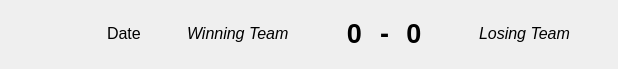
<?xml version="1.0" encoding="UTF-8"?>
<ui version="4.0">
 <class>Form</class>
 <widget class="QWidget" name="Form">
  <property name="geometry">
   <rect>
    <x>0</x>
    <y>0</y>
    <width>618</width>
    <height>67</height>
   </rect>
  </property>
  <property name="windowTitle">
   <string>Form</string>
  </property>
  <property name="autoFillBackground">
   <bool>false</bool>
  </property>
  <layout class="QHBoxLayout" name="horizontalLayout">
   <property name="topMargin">
    <number>8</number>
   </property>
   <property name="rightMargin">
    <number>9</number>
   </property>
   <item>
    <widget class="QWidget" name="picture" native="true">
     <property name="sizePolicy">
      <sizepolicy hsizetype="Expanding" vsizetype="Expanding">
       <horstretch>0</horstretch>
       <verstretch>0</verstretch>
      </sizepolicy>
     </property>
     <property name="minimumSize">
      <size>
       <width>50</width>
       <height>50</height>
      </size>
     </property>
     <property name="maximumSize">
      <size>
       <width>50</width>
       <height>50</height>
      </size>
     </property>
    </widget>
   </item>
   <item>
    <spacer name="horizontalSpacer_2">
     <property name="orientation">
      <enum>Qt::Horizontal</enum>
     </property>
     <property name="sizeHint" stdset="0">
      <size>
       <width>40</width>
       <height>20</height>
      </size>
     </property>
    </spacer>
   </item>
   <item>
    <widget class="QLabel" name="gameDate">
     <property name="font">
      <font>
       <pointsize>12</pointsize>
      </font>
     </property>
     <property name="text">
      <string>Date</string>
     </property>
    </widget>
   </item>
   <item>
    <spacer name="horizontalSpacer">
     <property name="orientation">
      <enum>Qt::Horizontal</enum>
     </property>
     <property name="sizeHint" stdset="0">
      <size>
       <width>40</width>
       <height>20</height>
      </size>
     </property>
    </spacer>
   </item>
   <item>
    <widget class="QLabel" name="winningTeam">
     <property name="font">
      <font>
       <pointsize>12</pointsize>
       <italic>true</italic>
      </font>
     </property>
     <property name="text">
      <string>Winning Team</string>
     </property>
    </widget>
   </item>
   <item>
    <spacer name="horizontalSpacer_4">
     <property name="orientation">
      <enum>Qt::Horizontal</enum>
     </property>
     <property name="sizeHint" stdset="0">
      <size>
       <width>40</width>
       <height>20</height>
      </size>
     </property>
    </spacer>
   </item>
   <item>
    <widget class="QLabel" name="winningScore">
     <property name="sizePolicy">
      <sizepolicy hsizetype="Expanding" vsizetype="Expanding">
       <horstretch>0</horstretch>
       <verstretch>0</verstretch>
      </sizepolicy>
     </property>
     <property name="font">
      <font>
       <pointsize>20</pointsize>
       <weight>75</weight>
       <bold>true</bold>
      </font>
     </property>
     <property name="text">
      <string>0</string>
     </property>
     <property name="alignment">
      <set>Qt::AlignCenter</set>
     </property>
    </widget>
   </item>
   <item>
    <widget class="QLabel" name="label">
     <property name="font">
      <font>
       <pointsize>20</pointsize>
       <weight>75</weight>
       <bold>true</bold>
      </font>
     </property>
     <property name="text">
      <string>-</string>
     </property>
    </widget>
   </item>
   <item>
    <widget class="QLabel" name="losingScore">
     <property name="sizePolicy">
      <sizepolicy hsizetype="Expanding" vsizetype="Expanding">
       <horstretch>0</horstretch>
       <verstretch>0</verstretch>
      </sizepolicy>
     </property>
     <property name="font">
      <font>
       <pointsize>20</pointsize>
       <weight>75</weight>
       <bold>true</bold>
      </font>
     </property>
     <property name="text">
      <string>0</string>
     </property>
     <property name="alignment">
      <set>Qt::AlignCenter</set>
     </property>
    </widget>
   </item>
   <item>
    <spacer name="horizontalSpacer_8">
     <property name="orientation">
      <enum>Qt::Horizontal</enum>
     </property>
     <property name="sizeHint" stdset="0">
      <size>
       <width>40</width>
       <height>20</height>
      </size>
     </property>
    </spacer>
   </item>
   <item>
    <widget class="QLabel" name="losingTeam">
     <property name="font">
      <font>
       <pointsize>12</pointsize>
       <italic>true</italic>
      </font>
     </property>
     <property name="text">
      <string>Losing Team</string>
     </property>
    </widget>
   </item>
   <item>
    <spacer name="horizontalSpacer_3">
     <property name="orientation">
      <enum>Qt::Horizontal</enum>
     </property>
     <property name="sizeHint" stdset="0">
      <size>
       <width>20</width>
       <height>20</height>
      </size>
     </property>
    </spacer>
   </item>
  </layout>
 </widget>
 <resources>
  <include location="assets.qrc"/>
 </resources>
 <connections/>
</ui>
